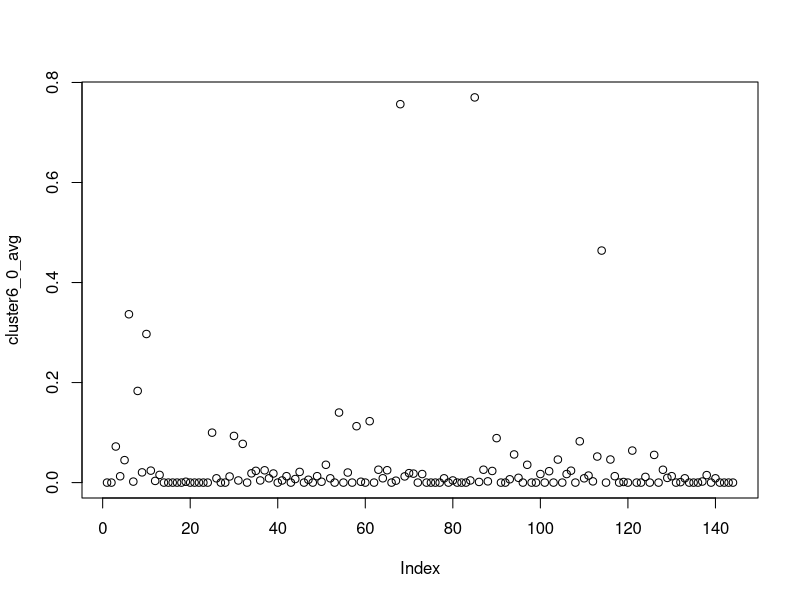
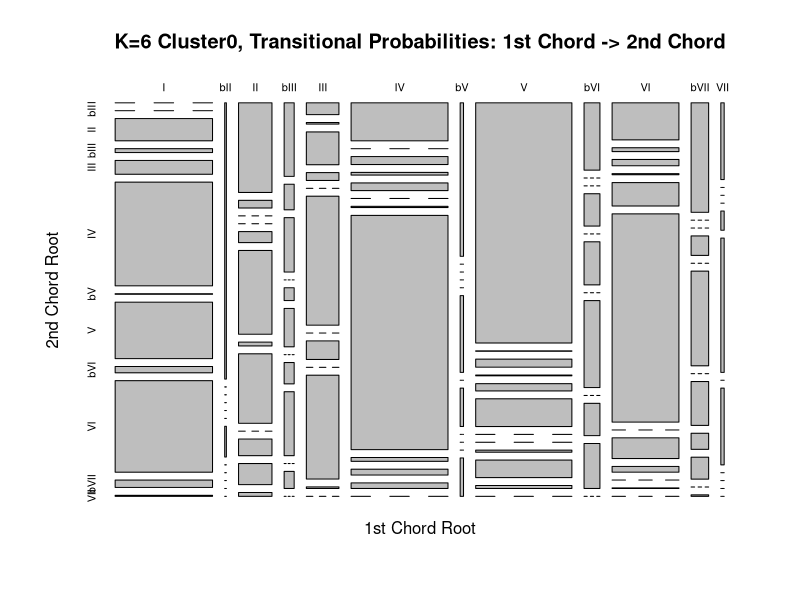
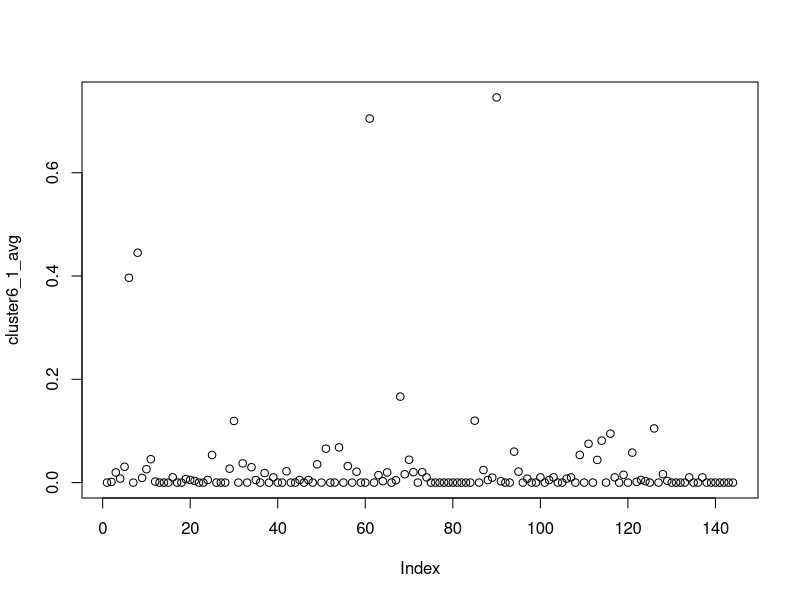
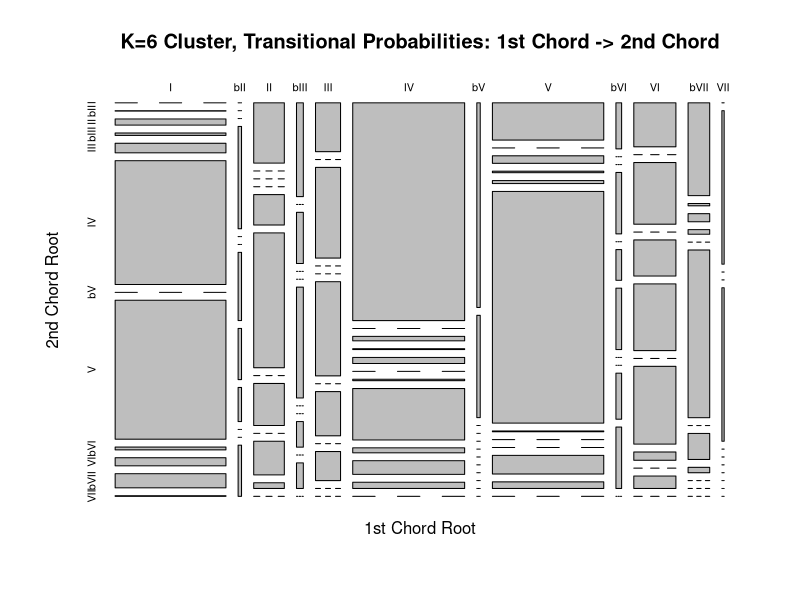
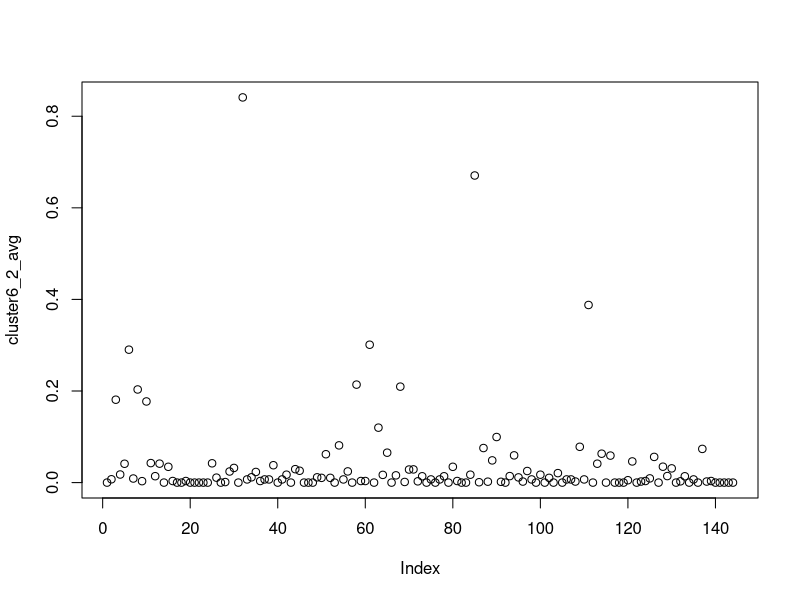
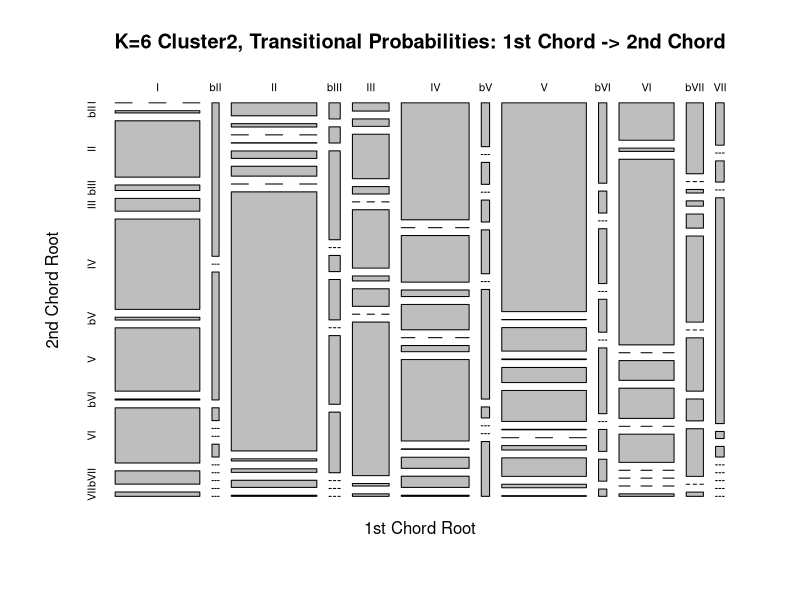
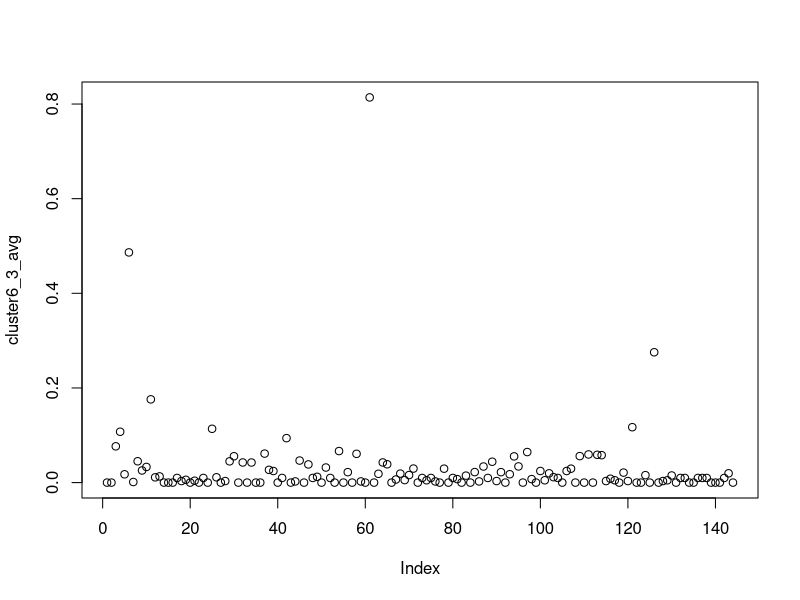
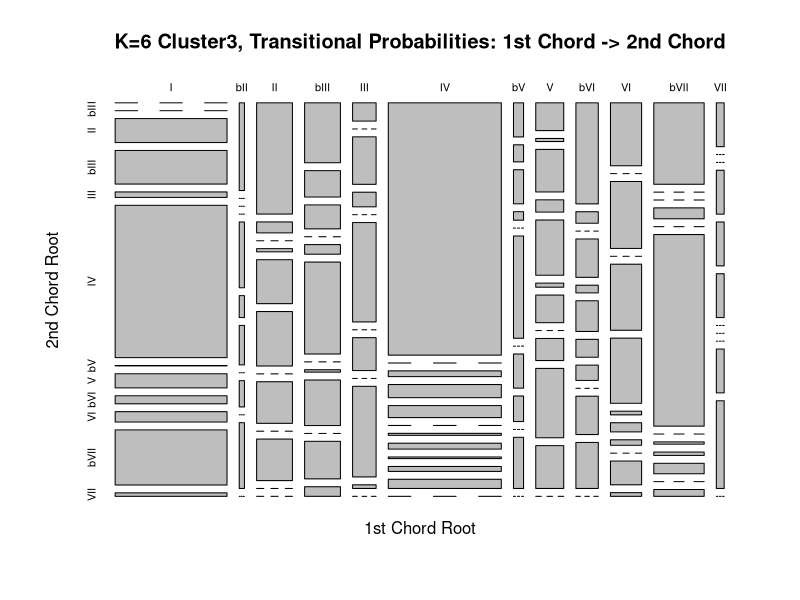

R code for these plots, in order:
bb <- read.csv('new_cluster_songbysongtransprob.csv', header = FALSE)
summary(bb)
length(bb$V1)
bb[bb$V1 == 'TheRose',] 

###### K-Means Cluster = 6 ######

#K = 6, cluster 0      Circle of Fifths?
cluster6_0 <- bb[which(bb$V147 == '0'),]
summary(cluster6_0)
length(cluster6_0)
cluster6_0_avg = colMeans(cluster6_0[c(2:145)])
plot(cluster6_0_avg)
    #Table creation
cluster6_0_matrix <- matrix(cluster6_0_avg, ncol=12,byrow=TRUE)
colnames(cluster6_0_matrix) <- c("I", "bII", "II", "bIII", "III", "IV", "bV", "V", "bVI", "VI", "bVII", "VII")
rownames(cluster6_0_matrix) <- c("I", "bII", "II", "bIII", "III", "IV", "bV", "V", "bVI", "VI", "bVII", "VII")
cluster6_0_matrix <- as.table(cluster6_0_matrix)
cluster6_0_matrix
plot(cluster6_0_matrix, main = "K=6 Cluster0, Transitional Probabilities: 1st Chord -> 2nd Chord", xlab = "1st Chord Root", ylab = "2nd Chord Root")
cluster6_0$V1


#K = 6, cluster 1     Blues?
cluster6_1 <- bb[which(bb$V147 == '1'),]
summary(cluster6_1)
length(cluster6_1)
cluster6_1_avg = colMeans(cluster6_1[c(2:145)])
plot(cluster6_1_avg)
#Table creation
cluster6_1_matrix <- matrix(cluster6_1_avg, ncol=12,byrow=TRUE)
colnames(cluster6_1_matrix) <- c("I", "bII", "II", "bIII", "III", "IV", "bV", "V", "bVI", "VI", "bVII", "VII")
rownames(cluster6_1_matrix) <- c("I", "bII", "II", "bIII", "III", "IV", "bV", "V", "bVI", "VI", "bVII", "VII")
cluster6_1_matrix <- as.table(cluster6_1_matrix)
cluster6_1_matrix
plot(cluster6_1_matrix, main = "K=6 Cluster, Transitional Probabilities: 1st Chord -> 2nd Chord", xlab = "1st Chord Root", ylab = "2nd Chord Root")
cluster6_1$V1

#K = 6, cluster 2    Random?
cluster6_2 <- bb[which(bb$V147 == '2'),]
summary(cluster6_2)
length(cluster6_2)
cluster6_2_avg = colMeans(cluster6_2[c(2:145)])
plot(cluster6_2_avg)
#Table creation
cluster6_2_matrix <- matrix(cluster6_2_avg, ncol=12,byrow=TRUE)
colnames(cluster6_2_matrix) <- c("I", "bII", "II", "bIII", "III", "IV", "bV", "V", "bVI", "VI", "bVII", "VII")
rownames(cluster6_2_matrix) <- c("I", "bII", "II", "bIII", "III", "IV", "bV", "V", "bVI", "VI", "bVII", "VII")
cluster6_2_matrix <- as.table(cluster6_2_matrix)
cluster6_2_matrix
plot(cluster6_2_matrix, main = "K=6 Cluster2, Transitional Probabilities: 1st Chord -> 2nd Chord", xlab = "1st Chord Root", ylab = "2nd Chord Root")

#K = 6, cluster 3     V & bVII -> IV -> I? Plagal?
cluster6_3 <- bb[which(bb$V147 == '3'),]
summary(cluster6_3)
length(cluster6_3)
cluster6_3_avg = colMeans(cluster6_3[c(2:145)])
plot(cluster6_3_avg)
#Table creation
cluster6_3_matrix <- matrix(cluster6_3_avg, ncol=12,byrow=TRUE)
colnames(cluster6_3_matrix) <- c("I", "bII", "II", "bIII", "III", "IV", "bV", "V", "bVI", "VI", "bVII", "VII")
rownames(cluster6_3_matrix) <- c("I", "bII", "II", "bIII", "III", "IV", "bV", "V", "bVI", "VI", "bVII", "VII")
cluster6_3_matrix <- as.table(cluster6_3_matrix)
cluster6_3_matrix
plot(cluster6_3_matrix, main = "K=6 Cluster3, Transitional Probabilities: 1st Chord -> 2nd Chord", xlab = "1st Chord Root", ylab = "2nd Chord Root")
cluster6_3$V1

#K = 6, cluster 4     Classical/Doo-wop? 
cluster6_4 <- bb[which(bb$V147 == '4'),]
summary(cluster6_4)
length(cluster6_4)
cluster6_4_avg = colMeans(cluster6_4[c(2:145)])
plot(cluster6_4_avg)
#Table creation
cluster6_4_matrix <- matrix(cluster6_4_avg, ncol=12,byrow=TRUE)
colnames(cluster6_4_matrix) <- c("I", "bII", "II", "bIII", "III", "IV", "bV", "V", "bVI", "VI", "bVII", "VII")
rownames(cluster6_4_matrix) <- c("I", "bII", "II", "bIII", "III", "IV", "bV", "V", "bVI", "VI", "bVII", "VII")
cluster6_4_matrix <- as.table(cluster6_4_matrix)
plot(cluster6_4_matrix, main = "K=6 Cluster4, Transitional Probabilities: 1st Chord -> 2nd Chord", xlab = "1st Chord Root", ylab = "2nd Chord Root")
cluster6_4$V1

#K = 6, cluster 5     Modal or Rock_Tonal/minor? pre-dom -> bVII/V -> I
cluster6_5 <- bb[which(bb$V147 == '5'),]
summary(cluster6_5)
length(cluster6_5)
cluster6_5_avg = colMeans(cluster6_5[c(2:145)])
plot(cluster6_5_avg)
#Table creation
cluster6_5_matrix <- matrix(cluster6_5_avg, ncol=12,byrow=TRUE)
colnames(cluster6_5_matrix) <- c("I", "bII", "II", "bIII", "III", "IV", "bV", "V", "bVI", "VI", "bVII", "VII")
rownames(cluster6_5_matrix) <- c("I", "bII", "II", "bIII", "III", "IV", "bV", "V", "bVI", "VI", "bVII", "VII")
cluster6_5_matrix <- as.table(cluster6_5_matrix)
cluster6_5_matrix
plot(cluster6_5_matrix, main = "K=6 Cluster5, Transitional Probabilities: 1st Chord -> 2nd Chord", xlab = "1st Chord Root", ylab = "2nd Chord Root")
cluster6_5$V1






###### K-Means Cluster = 15 ######

#K = 15, cluster 0      Classical? 50s? (II->V->I)
cluster15_0 <- bb[which(bb$V146 == '0'),]
summary(cluster15_0)
length(cluster15_0)
cluster15_0_avg = colMeans(cluster15_0[c(2:145)])
plot(cluster15_0_avg)
#Table creation
cluster15_0_matrix <- matrix(cluster15_0_avg, ncol=12,byrow=TRUE)
colnames(cluster15_0_matrix) <- c("I", "bII", "II", "bIII", "III", "IV", "bV", "V", "bVI", "VI", "bVII", "VII")
rownames(cluster15_0_matrix) <- c("I", "bII", "II", "bIII", "III", "IV", "bV", "V", "bVI", "VI", "bVII", "VII")
cluster15_0_matrix <- as.table(cluster15_0_matrix)
cluster15_0_matrix <- as.table(cluster15_0_matrix)
cluster15_0_matrix
plot(cluster15_0_matrix)
cluster15_0$V1

#K = 15, cluster 1      Classical?
cluster15_1 <- bb[which(bb$V146 == '1'),]
summary(cluster15_1)
length(cluster15_1)
cluster15_1_avg = colMeans(cluster15_1[c(2:145)])
plot(cluster15_1_avg)
#Table creation
cluster15_1_matrix <- matrix(cluster15_1_avg, ncol=12,byrow=TRUE)
colnames(cluster15_1_matrix) <- c("I", "bII", "II", "bIII", "III", "IV", "bV", "V", "bVI", "VI", "bVII", "VII")
rownames(cluster15_1_matrix) <- c("I", "bII", "II", "bIII", "III", "IV", "bV", "V", "bVI", "VI", "bVII", "VII")
cluster15_1_matrix <- as.table(cluster15_1_matrix)
cluster15_1_matrix <- as.table(cluster15_1_matrix)
cluster15_1_matrix
plot(cluster15_1_matrix)
cluster15_1$V1

#K = 15, cluster 2      Random?
cluster15_2 <- bb[which(bb$V146 == '2'),]
summary(cluster15_2)
length(cluster15_2)
cluster15_2_avg = colMeans(cluster15_2[c(2:145)])
plot(cluster15_2_avg)
#Table creation
cluster15_2_matrix <- matrix(cluster15_2_avg, ncol=12,byrow=TRUE)
colnames(cluster15_2_matrix) <- c("I", "bII", "II", "bIII", "III", "IV", "bV", "V", "bVI", "VI", "bVII", "VII")
rownames(cluster15_2_matrix) <- c("I", "bII", "II", "bIII", "III", "IV", "bV", "V", "bVI", "VI", "bVII", "VII")
cluster15_2_matrix <- as.table(cluster15_2_matrix)
cluster15_2_matrix <- as.table(cluster15_2_matrix)
cluster15_2_matrix
plot(cluster15_2_matrix)
cluster15_2$V1

#K = 15, cluster 15_3     
cluster15_3 <- bb[which(bb$V146 == '3'),]
summary(cluster15_3)
length(cluster15_3)
cluster15_3_avg = colMeans(cluster15_3[c(2:145)])
plot(cluster15_3_avg)
#Table creation
cluster15_3_matrix <- matrix(cluster15_3_avg, ncol=12,byrow=TRUE)
colnames(cluster15_3_matrix) <- c("I", "bII", "II", "bIII", "III", "IV", "bV", "V", "bVI", "VI", "bVII", "VII")
rownames(cluster15_3_matrix) <- c("I", "bII", "II", "bIII", "III", "IV", "bV", "V", "bVI", "VI", "bVII", "VII")
cluster15_3_matrix <- as.table(cluster15_3_matrix)
cluster15_3_matrix <- as.table(cluster15_3_matrix)
cluster15_3_matrix
plot(cluster15_3_matrix)
cluster15_3$V1

#K = 15, cluster 15_4     
cluster15_4 <- bb[which(bb$V146 == '4'),]
summary(cluster15_4)
length(cluster15_4)
cluster15_4_avg = colMeans(cluster15_4[c(2:145)])
plot(cluster15_4_avg)
#Table creation
cluster15_4_matrix <- matrix(cluster15_4_avg, ncol=12,byrow=TRUE)
colnames(cluster15_4_matrix) <- c("I", "bII", "II", "bIII", "III", "IV", "bV", "V", "bVI", "VI", "bVII", "VII")
rownames(cluster15_4_matrix) <- c("I", "bII", "II", "bIII", "III", "IV", "bV", "V", "bVI", "VI", "bVII", "VII")
cluster15_4_matrix <- as.table(cluster15_4_matrix)
cluster15_4_matrix <- as.table(cluster15_4_matrix)
cluster15_4_matrix
plot(cluster15_4_matrix)
cluster15_4$V1

#K = 15, cluster 15_5     
cluster15_5 <- bb[which(bb$V146 == '5'),]
summary(cluster15_5)
length(cluster15_5)
cluster15_5_avg = colMeans(cluster15_5[c(2:145)])
plot(cluster15_5_avg)
#Table creation
cluster15_5_matrix <- matrix(cluster15_5_avg, ncol=12,byrow=TRUE)
colnames(cluster15_5_matrix) <- c("I", "bII", "II", "bIII", "III", "IV", "bV", "V", "bVI", "VI", "bVII", "VII")
rownames(cluster15_5_matrix) <- c("I", "bII", "II", "bIII", "III", "IV", "bV", "V", "bVI", "VI", "bVII", "VII")
cluster15_5_matrix <- as.table(cluster15_5_matrix)
cluster15_5_matrix <- as.table(cluster15_5_matrix)
cluster15_5_matrix
plot(cluster15_5_matrix)
cluster15_5$V1

#K = 15, cluster 15_6     
cluster15_6 <- bb[which(bb$V146 == '6'),]
summary(cluster15_6)
length(cluster15_6)
cluster15_6_avg = colMeans(cluster15_6[c(2:145)])
plot(cluster15_6_avg)
#Table creation
cluster15_6_matrix <- matrix(cluster15_6_avg, ncol=12,byrow=TRUE)
colnames(cluster15_6_matrix) <- c("I", "bII", "II", "bIII", "III", "IV", "bV", "V", "bVI", "VI", "bVII", "VII")
rownames(cluster15_6_matrix) <- c("I", "bII", "II", "bIII", "III", "IV", "bV", "V", "bVI", "VI", "bVII", "VII")
cluster15_6_matrix <- as.table(cluster15_6_matrix)
cluster15_6_matrix <- as.table(cluster15_6_matrix)
cluster15_6_matrix
plot(cluster15_6_matrix)
cluster15_6$V1

#K = 15, cluster 15_7     
cluster15_7 <- bb[which(bb$V146 == '7'),]
summary(cluster15_7)
length(cluster15_7)
cluster15_7_avg = colMeans(cluster15_7[c(2:145)])
plot(cluster15_7_avg)
#Table creation
cluster15_7_matrix <- matrix(cluster15_7_avg, ncol=12,byrow=TRUE)
colnames(cluster15_7_matrix) <- c("I", "bII", "II", "bIII", "III", "IV", "bV", "V", "bVI", "VI", "bVII", "VII")
rownames(cluster15_7_matrix) <- c("I", "bII", "II", "bIII", "III", "IV", "bV", "V", "bVI", "VI", "bVII", "VII")
cluster15_7_matrix <- as.table(cluster15_7_matrix)
cluster15_7_matrix <- as.table(cluster15_7_matrix)
cluster15_7_matrix
plot(cluster15_7_matrix)
cluster15_7$V1

#K = 15, cluster 15_8     
cluster15_8 <- bb[which(bb$V146 == '8'),]
summary(cluster15_8)
length(cluster15_8)
cluster15_8_avg = colMeans(cluster15_8[c(2:145)])
plot(cluster15_8_avg)
#Table creation
cluster15_8_matrix <- matrix(cluster15_8_avg, ncol=12,byrow=TRUE)
colnames(cluster15_8_matrix) <- c("I", "bII", "II", "bIII", "III", "IV", "bV", "V", "bVI", "VI", "bVII", "VII")
rownames(cluster15_8_matrix) <- c("I", "bII", "II", "bIII", "III", "IV", "bV", "V", "bVI", "VI", "bVII", "VII")
cluster15_8_matrix <- as.table(cluster15_8_matrix)
cluster15_8_matrix <- as.table(cluster15_8_matrix)
cluster15_8_matrix
plot(cluster15_8_matrix)
cluster15_8$V1

#K = 15, cluster 15_9     
cluster15_9 <- bb[which(bb$V146 == '9'),]
summary(cluster15_9)
length(cluster15_9)
cluster15_9_avg = colMeans(cluster15_9[c(2:145)])
plot(cluster15_9_avg)
#Table creation
cluster15_9_matrix <- matrix(cluster15_9_avg, ncol=12,byrow=TRUE)
colnames(cluster15_9_matrix) <- c("I", "bII", "II", "bIII", "III", "IV", "bV", "V", "bVI", "VI", "bVII", "VII")
rownames(cluster15_9_matrix) <- c("I", "bII", "II", "bIII", "III", "IV", "bV", "V", "bVI", "VI", "bVII", "VII")
cluster15_9_matrix <- as.table(cluster15_9_matrix)
cluster15_9_matrix <- as.table(cluster15_9_matrix)
cluster15_9_matrix
plot(cluster15_9_matrix)
cluster15_9$V1

#K = 15, cluster 15_10     
cluster15_10 <- bb[which(bb$V146 == '10'),]
summary(cluster15_10)
length(cluster15_10)
cluster15_10_avg = colMeans(cluster15_10[c(2:145)])
plot(cluster15_10_avg)
#Table creation
cluster15_10_matrix <- matrix(cluster15_10_avg, ncol=12,byrow=TRUE)
colnames(cluster15_10_matrix) <- c("I", "bII", "II", "bIII", "III", "IV", "bV", "V", "bVI", "VI", "bVII", "VII")
rownames(cluster15_10_matrix) <- c("I", "bII", "II", "bIII", "III", "IV", "bV", "V", "bVI", "VI", "bVII", "VII")
cluster15_10_matrix <- as.table(cluster15_10_matrix)
cluster15_10_matrix <- as.table(cluster15_10_matrix)
cluster15_10_matrix
plot(cluster15_10_matrix)
cluster15_10$V1

#K = 15, cluster 15_11     
cluster15_11 <- bb[which(bb$V146 == '11'),]
summary(cluster15_11)
length(cluster15_11)
cluster15_11_avg = colMeans(cluster15_11[c(2:145)])
plot(cluster15_11_avg)
#Table creation
cluster15_11_matrix <- matrix(cluster15_11_avg, ncol=12,byrow=TRUE)
colnames(cluster15_11_matrix) <- c("I", "bII", "II", "bIII", "III", "IV", "bV", "V", "bVI", "VI", "bVII", "VII")
rownames(cluster15_11_matrix) <- c("I", "bII", "II", "bIII", "III", "IV", "bV", "V", "bVI", "VI", "bVII", "VII")
cluster15_11_matrix <- as.table(cluster15_11_matrix)
cluster15_11_matrix <- as.table(cluster15_11_matrix)
cluster15_11_matrix
plot(cluster15_11_matrix)
cluster15_11$V1

#K = 15, cluster 15_12     
cluster15_12 <- bb[which(bb$V146 == '12'),]
summary(cluster15_12)
length(cluster15_12)
cluster15_12_avg = colMeans(cluster15_12[c(2:145)])
plot(cluster15_12_avg)
#Table creation
cluster15_12_matrix <- matrix(cluster15_12_avg, ncol=12,byrow=TRUE)
colnames(cluster15_12_matrix) <- c("I", "bII", "II", "bIII", "III", "IV", "bV", "V", "bVI", "VI", "bVII", "VII")
rownames(cluster15_12_matrix) <- c("I", "bII", "II", "bIII", "III", "IV", "bV", "V", "bVI", "VI", "bVII", "VII")
cluster15_12_matrix <- as.table(cluster15_12_matrix)
cluster15_12_matrix <- as.table(cluster15_12_matrix)
cluster15_12_matrix
plot(cluster15_12_matrix)
cluster15_12$V1

#K = 15, cluster 15_13     
cluster15_13 <- bb[which(bb$V146 == '13'),]
summary(cluster15_13)
length(cluster15_13)
cluster15_13_avg = colMeans(cluster15_13[c(2:145)])
plot(cluster15_13_avg)
#Table creation
cluster15_13_matrix <- matrix(cluster15_13_avg, ncol=12,byrow=TRUE)
colnames(cluster15_13_matrix) <- c("I", "bII", "II", "bIII", "III", "IV", "bV", "V", "bVI", "VI", "bVII", "VII")
rownames(cluster15_13_matrix) <- c("I", "bII", "II", "bIII", "III", "IV", "bV", "V", "bVI", "VI", "bVII", "VII")
cluster15_13_matrix <- as.table(cluster15_13_matrix)
cluster15_13_matrix <- as.table(cluster15_13_matrix)
cluster15_13_matrix
plot(cluster15_13_matrix)
cluster15_13$V1

#K = 15, cluster 15_14     
cluster15_14 <- bb[which(bb$V146 == '14'),]
summary(cluster15_14)
length(cluster15_14)
cluster15_14_avg = colMeans(cluster15_14[c(2:145)])
plot(cluster15_14_avg)
#Table creation
cluster15_14_matrix <- matrix(cluster15_14_avg, ncol=12,byrow=TRUE)
colnames(cluster15_14_matrix) <- c("I", "bII", "II", "bIII", "III", "IV", "bV", "V", "bVI", "VI", "bVII", "VII")
rownames(cluster15_14_matrix) <- c("I", "bII", "II", "bIII", "III", "IV", "bV", "V", "bVI", "VI", "bVII", "VII")
cluster15_14_matrix <- as.table(cluster15_14_matrix)
cluster15_14_matrix <- as.table(cluster15_14_matrix)
cluster15_14_matrix
plot(cluster15_14_matrix)
cluster15_14$V1

#####finish k=15